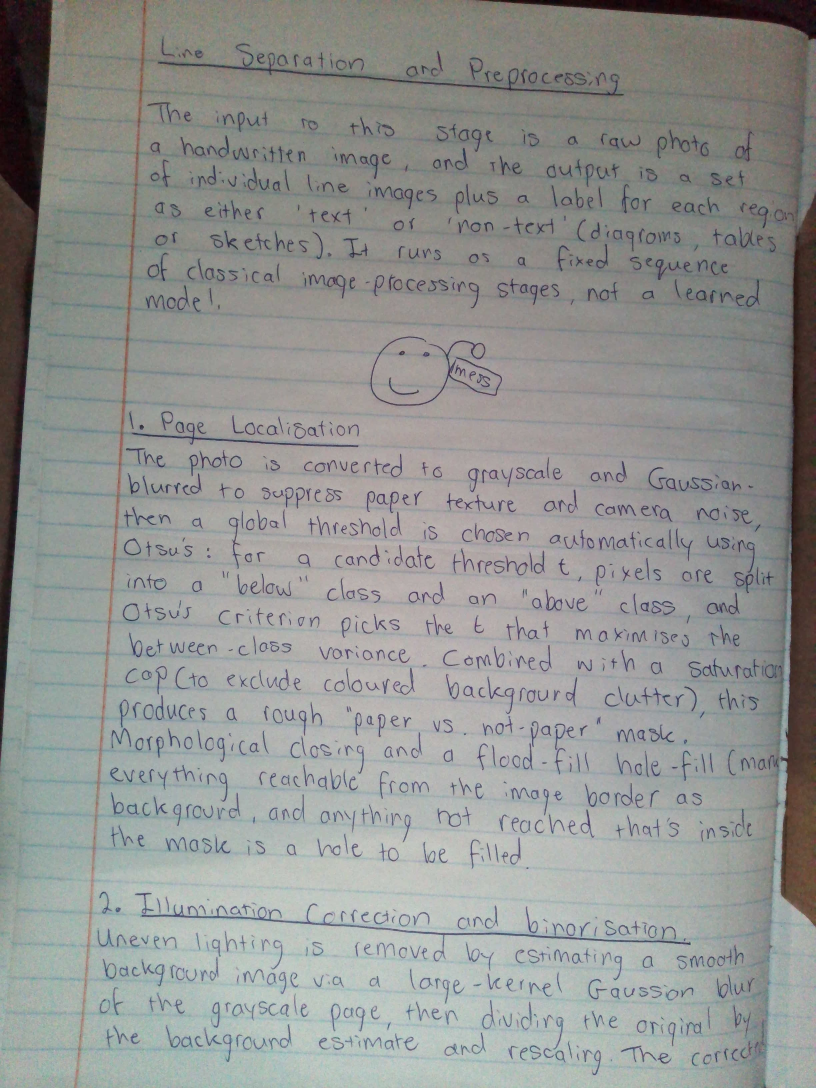
#> input picture Software/CNN/MyHandwriting/pages/page1.jpg, 2448 x 3264 px (shown at 1/3 size)
$ python SegmentVariants.py MyHandwriting/pages/page1.jpg MyHandwriting/pages/page2.jpg
#> lines starting #> are read from the running program, lines starting #| are printed output that depends on the picture; after the words box and inside, x2 and y2 are one past the last pixel; in counts of white or black regions, pixels touching at a corner belong together
"""Boundary-technique comparison on one page: same cleaning and line centres as SegmentLean.py, several
ways of finding the rough boundaries between lines. One overlay per technique; every piece of ink that a
boundary cuts through is painted magenta.

Usage: python SegmentVariants.py page.jpg outdir
"""
import sys
import time
from pathlib import Path

import numpy as np
from PIL import Image, ImageDraw


def _box(a, r):
    """Mean over a (2r+1)x(2r+1) window using an integral image."""
    p = np.pad(a, r, mode="edge").astype(np.float64)
    ii = np.pad(p.cumsum(0).cumsum(1), ((1, 0), (1, 0)))
    k = 2 * r + 1
    return (ii[k:, k:] - ii[:-k, k:] - ii[k:, :-k] + ii[:-k, :-k]) / (k * k)


def _any(m, r, axis):
    """True where any pixel within r along `axis` is set."""
    a = np.moveaxis(m.astype(np.int32), axis, 0)
    n = a.shape[0]
    c = np.cumsum(np.pad(a, [(r + 1, r)] + [(0, 0)] * (a.ndim - 1)), 0)
    return np.moveaxis((c[2 * r + 1:2 * r + 1 + n] - c[:n]) > 0, 0, axis)


def _long_runs(m, n, axis):
    """Pixels lying on a run of >= n consecutive set pixels along `axis`."""
    a = np.moveaxis(m.astype(np.int32), axis, 0)
    L = a.shape[0]
    if L < n:
        return np.zeros(m.shape, bool)
    c = np.cumsum(np.pad(a, [(1, 0)] + [(0, 0)] * (a.ndim - 1)), 0)
    hit = ((c[n:] - c[:-n]) == n).astype(np.int32)                    # run starts at i
    ch = np.cumsum(np.pad(hit, [(1, 0)] + [(0, 0)] * (a.ndim - 1)), 0)
    j = np.arange(L)
    lo, hi = np.maximum(0, j - n + 1), np.minimum(j, L - n)
    cov = ((ch[hi + 1] - ch[lo]) > 0) & (hi >= lo)[:, None] if a.ndim == 2 else None
    return np.moveaxis(cov, 0, axis)


def _otsu(v):
    h, _ = np.histogram(np.clip(v, 0, 1.2), bins=256, range=(0, 1.2))
    p = h / h.sum()
    w, m = np.cumsum(p), np.cumsum(p * np.arange(256))
    s = (m[-1] * w - m) ** 2 / np.maximum(w * (1 - w), 1e-12)
    return (int(np.argmax(s)) + 0.5) * 1.2 / 256


def _ink(gray):
    ratio = gray / np.maximum(_box(gray, 40), 1.0)
    mask = ratio < _otsu(ratio)
    solid = _box(mask.astype(np.float64), 4) > 0.999                 # 9x9 solid ink: binder interior, shadow
    return mask & ~(_box(solid.astype(np.float64), 3) > 0), ratio


def _pitch(mask):
    """Line spacing P from the autocorrelation of the row-ink profile; also the smoothed profile."""
    W = mask.shape[1]
    prof = mask[:, int(0.05 * W):int(0.97 * W)].sum(1).astype(float)
    k = np.exp(-0.5 * (np.arange(-12, 13) / 4.0) ** 2)
    sm = np.convolve(prof, k / k.sum(), "same")
    a = sm - sm.mean()
    ac = np.correlate(a, a, "full")[len(a) - 1:]
    seg = ac[15:min(200, len(ac) // 3)]
    P = 15 + next(i for i in range(1, len(seg) - 1)
                  if seg[i] >= 0.7 * seg.max() and seg[i] >= seg[i - 1] and seg[i] >= seg[i + 1])
    return P, sm


def _seam(cost, step=3):
    """Left-to-right minimum-cost path (row index per column), up to `step` rows per column."""
    h, W = cost.shape
    acc = cost.copy()
    back = np.zeros((h, W), np.int8)
    idx = np.arange(h)
    shifts = range(-step, step + 1)
    for x in range(1, W):
        p = acc[:, x - 1]
        cand = np.full((len(shifts), h), np.inf)
        for i, d in enumerate(shifts):
            if d < 0:
                cand[i, -d:] = p[:d] + 0.02 * abs(d)
            elif d > 0:
                cand[i, :-d] = p[d:] + 0.02 * d
            else:
                cand[i] = p
        j = cand.argmin(0)
        acc[:, x] += cand[j, idx]
        back[:, x] = j - step
    y = np.empty(W, int)
    y[-1] = acc[:, -1].argmin()
    for x in range(W - 1, 0, -1):
        y[x - 1] = y[x] + back[y[x], x]
    return y


def _label(mask):
    """8-connected component labelling (run based union-find) -> (labels, count)."""
    H, W = mask.shape
    lab = np.zeros((H, W), np.int32)
    parent = [0]

    def find(a):
        while parent[a] != a:
            parent[a] = parent[parent[a]]
            a = parent[a]
        return a

    prev = []
    for y in range(H):
        d = np.diff(np.r_[0, mask[y].view(np.int8), 0])
        cur, k = [], 0
        for a, b in zip(np.nonzero(d == 1)[0].tolist(), np.nonzero(d == -1)[0].tolist()):
            while k < len(prev) and prev[k][1] < a:
                k += 1
            l, kk = 0, k
            while kk < len(prev) and prev[kk][0] <= b:
                r = find(prev[kk][2])
                if l == 0:
                    l = r
                elif r != l:
                    parent[max(r, l)] = min(r, l)
                    l = min(r, l)
                kk += 1
            if l == 0:
                parent.append(len(parent))
                l = len(parent) - 1
            cur.append((a, b, l))
            lab[y, a:b] = l
        prev = cur
    roots = np.array([find(i) for i in range(len(parent))])
    _, comp = np.unique(roots, return_inverse=True)
    return comp[lab].astype(np.int32), int(comp.max())


def _paper(g, P):
    """Paper region of a photo: the largest bright area after the handwriting is blurred away, shrunk a little
    from its edge. Drops the clamp, the table, the page edge and its shadow. A photo with no dark surround
    (nothing clearly darker than the paper) keeps everything."""
    H, W = g.shape
    s = 4
    c = _box(g[:H // s * s, :W // s * s].reshape(H // s, s, W // s, s).mean((1, 3)), max(1, int(0.15 * P / s)))
    dark = c < 0.45 * np.median(c)                       # clearly darker than the typical paper
    if dark.mean() < 0.002:
        return np.ones((H, W), bool)
    lab, n = _label(~dark)
    big = np.kron(lab == np.bincount(lab.ravel())[1:].argmax() + 1, np.ones((s, s), bool))
    full = np.ones((H, W), bool)
    full[:big.shape[0], :big.shape[1]] = big
    r = int(0.4 * P)
    return ~_any(_any(~full, r, 0), r, 1)


def SegmentVariants(path, out):
#> called with path = 'MyHandwriting/pages/page1.jpg'
    t0 = time.time()
    full = Image.open(path).convert("L")
    half = full.resize((full.width // 2, full.height // 2), Image.BOX)

    # 1. deskew by the sharpest row profile
    mask, _ = _ink(np.asarray(half, dtype=np.float64))
#> in _ink, `ratio = gray / np.maximum(_box(gray, 40), 1.0)`:
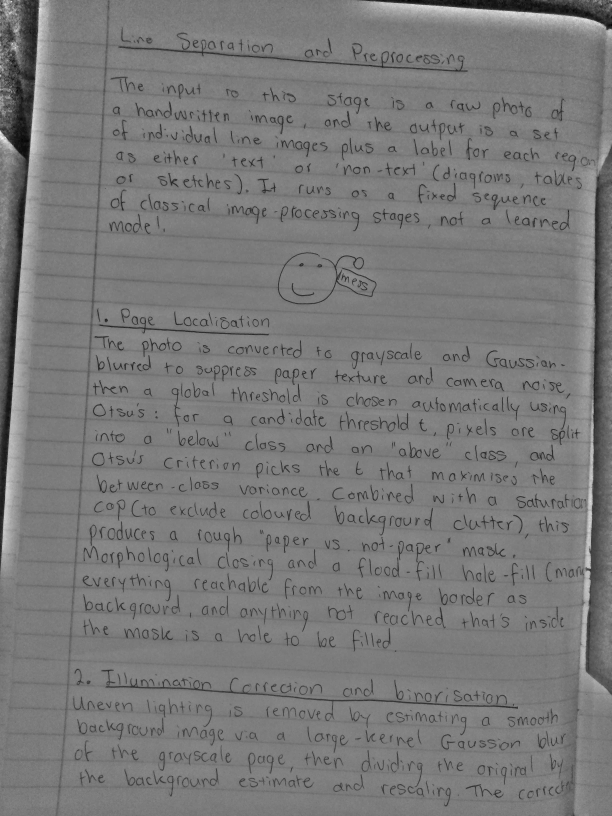
#> ratio: shape (1632, 1224) float64 (shown at 1/2 size); min 0.0822, max 2, mean 0.997; drawn with min black and max white
#> in _otsu, `h, _ = np.histogram(np.clip(v, 0, 1.2), bins=256, range=(0, 1.2))`: h = 256 values, max 88985 at index 219, min 0 at index 0, mean 7803
#> in _otsu, `p = h / h.sum()`: p = 256 values, max 0.0445 at index 219, min 0 at index 0, mean 0.00391
#> in _otsu, `w, m = np.cumsum(p), np.cumsum(p * np.arange(256))`: w = 256 values from 0 to 1; m = 256 values from 0 to 211.3
#> in _otsu, `s = (m[-1] * w - m) ** 2 / np.maximum(w * (1 - w), 1e-12)`: s = 256 values, max 651.9 at index 172, min 0 at index 0, mean 290
#> mask: shape (1632, 1224) bool; 5.5% white in thin lines or dots
    q = Image.fromarray(mask.astype(np.uint8) * 255).resize((half.width // 2, half.height // 2))
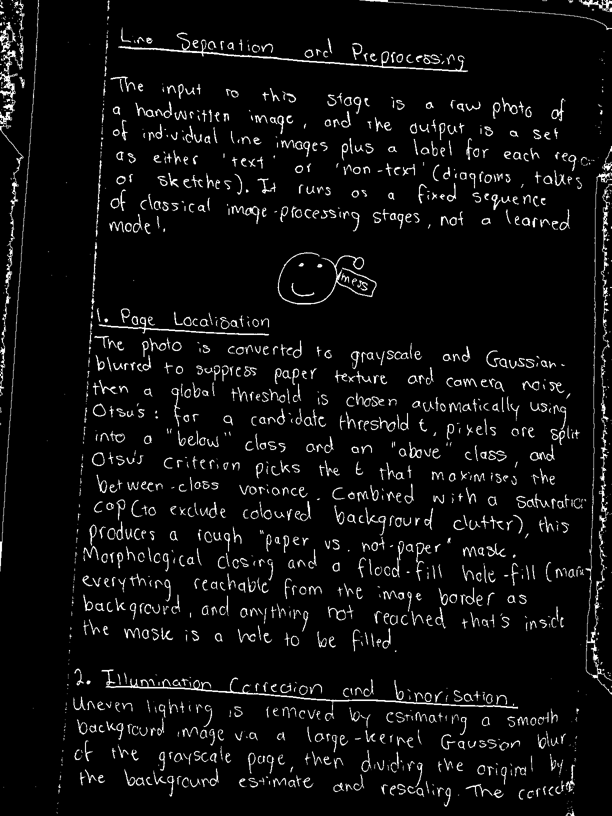
#> q: PIL image 612x816 L; min 0, max 255, mean 14.7
    best = max(np.arange(-4, 4.01, 0.5),
               key=lambda a: float((np.asarray(q.rotate(a)).sum(1).astype(float) ** 2).sum()))
#> best = 3
    full = full.rotate(best, Image.BILINEAR, fillcolor=255)
    half = half.rotate(best, Image.BILINEAR, fillcolor=255)
    g = np.asarray(half, dtype=np.float64)
    mask, ratio = _ink(g)
#> in _ink (call 2), `ratio = gray / np.maximum(_box(gray, 40), 1.0)`:
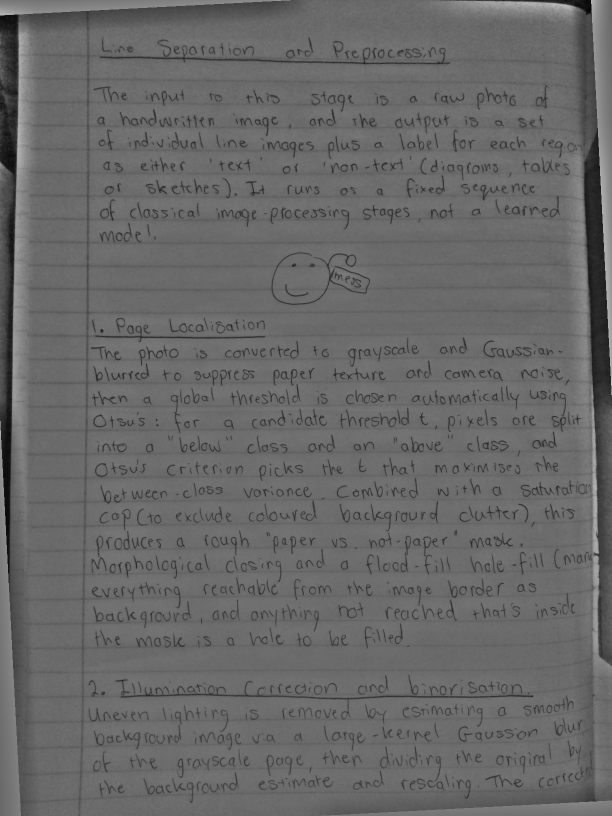
#> ratio: shape (1632, 1224) float64 (shown at 1/2 size); min 0.0319, max 2.38, mean 0.993; drawn with min black and max white
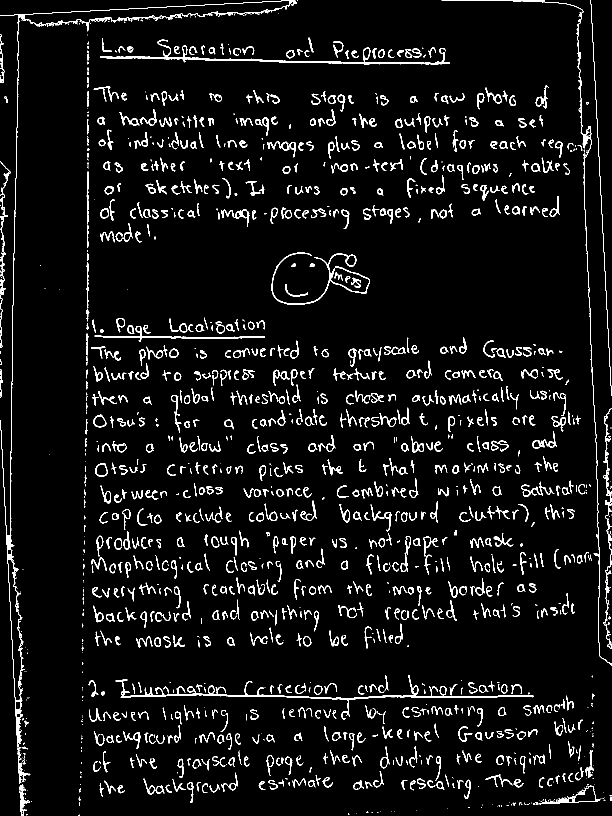
#> mask: shape (1632, 1224) bool (shown at 1/2 size); 5.8% white in thin lines or dots
    H, W = mask.shape

    # 2. long thin straight strokes are not handwriting: underlines, ruled-off lines, rules, binder edge
    P, _ = _pitch(mask)
#> in _pitch, `prof = mask[:, int(0.05 * W):int(0.97 * W)].sum(1).astype(float)`: prof = 1632 values, max 502 at index 1392, min 0 at index 1302, mean 65.83
#> in _pitch, `sm = np.convolve(prof, k / k.sum(), "same")`: sm = 1632 values, max 255.7 at index 1391, min 0.0169 at index 1313, mean 65.7
#> in _pitch, `a = sm - sm.mean()`: a = 1632 values, max 190 at index 1391, min -65.68 at index 1313, mean -1.11e-15
#> in _pitch, `ac = np.correlate(a, a, "full")[len(a) - 1:]`: ac = 1632 values, max 5233888.6 at index 0, min -2228816.1 at index 70, mean 1603.5
#> in _pitch, `seg = ac[15:min(200, len(ac) // 3)]`: seg = 185 values, max 2846429.2 at index 32, min -2228816.1 at index 55, mean 18807.8
#> in _pitch, `P = 15 + next(i for i in range(1, len(seg) - 1) if seg[i] >= 0.7 * seg..`: P = 47
#> P = 47
    paper = _paper(g, P)
#> after the loop in _label, `for y in range(H):`:
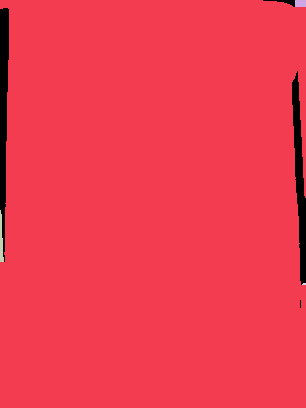
#> lab: shape (408, 306) int32; 5 distinct labels, from 0 to 4; one colour per label, 0 black
#> after the loop in _label, `for y in range(H):`: parent = [0, 1, 1, 1, 1]
#> in _paper, `lab, n = _label(~dark)`: n = 1
#> in _paper, `big = np.kron(lab == np.bincount(lab.ravel())[1:].argmax() + 1, np.one..`:
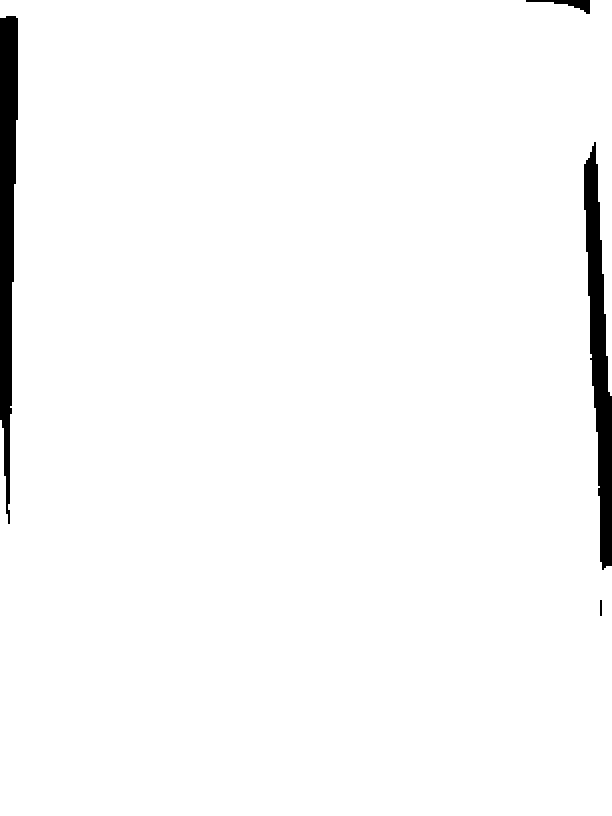
#> big: shape (1632, 1224) bool (shown at 1/2 size); 97.5% white; 4 black regions, box (x1, y1, x2, y2) and area: (0, 32, 36, 1048) 25616, (1168, 284, 1224, 1140) 23776, (1052, 0, 1180, 28) 1264, (1200, 1200, 1204, 1232) 128
#> in _paper, `r = int(0.4 * P)`: r = 18
#> in _any, `c = np.cumsum(np.pad(a, [(r + 1, r)] + [(0, 0)] * (a.ndim - 1)), 0)`:
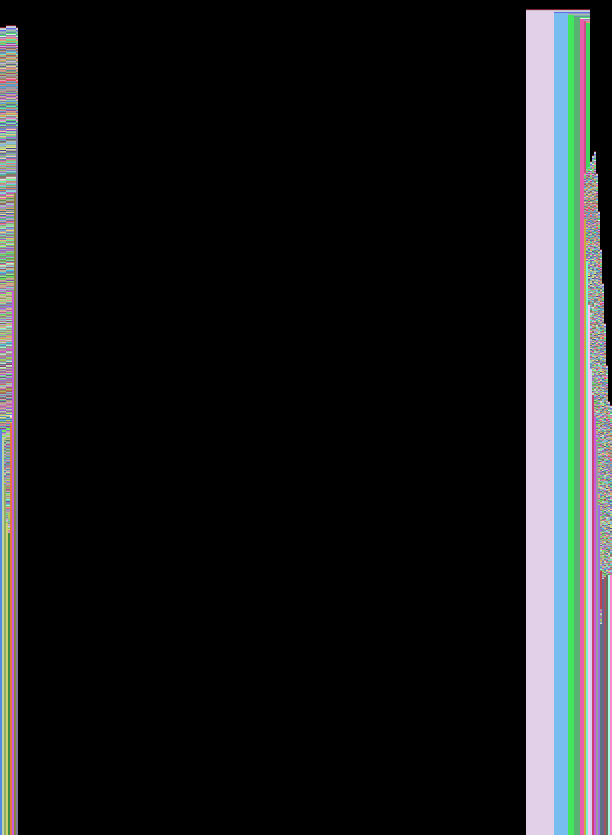
#> c: shape (1669, 1224) int64 (shown at 1/2 size); 1005 distinct labels, from 0 to 1004; one colour per label, 0 black
    paperRemoved = int((mask & ~paper).sum())
#> paperRemoved = 6804
    mask &= paper
    flat = _any(_long_runs(_any(mask, 1, 0), int(1.25 * P), 1), 1, 0) & mask          # tolerant of a slight tilt
    upright = _any(_long_runs(_any(mask, 1, 1), int(1.2 * P), 0), 1, 1) & mask
    removed = int((flat | upright).sum())
#> removed = 9774
    mask = mask & ~flat & ~upright

    # 2b. page-boundary artifacts: pieces on the left border, thin slivers on the right border or tall and thin, far left of the text
    rc = max(1, int(0.1 * P))
#> rc = 4
    dil = _any(_any(mask, rc, 0), rc, 1)
    closed = ~_any(_any(~dil, rc, 0), rc, 1)             # tiny pen-lift gaps joined
    lab, nc = _label(closed)
#> the loop in _label (call 2), `for y in range(H):` made 1632 passes
#> prev on passes 20, 21, 24: [(532, 536, 3), (549, 558, 1)], [(532, 557, 1)], [(433, 436, 4), (522, 544, 1), (556, 557, 1)]
#> nc = 483
    ys, xs = np.nonzero(mask)
    pl = lab[ys, xs]
    area = np.bincount(pl, minlength=nc + 1).astype(float)
#> area = 484 values, max 2041 at index 276, min 0 at index 0, mean 207.1
    top, bot = np.full(nc + 1, H), np.zeros(nc + 1, int)
#> top = 484 values from 1632 to 1632; bot = 484 values from 0 to 0
    xmin, xmax = np.full(nc + 1, W), np.zeros(nc + 1, int)
#> xmin = 484 values from 1224 to 1224; xmax = 484 values from 0 to 0
    np.minimum.at(top, pl, ys)
    np.maximum.at(bot, pl, ys)
    np.minimum.at(xmin, pl, xs)
    np.maximum.at(xmax, pl, xs)
    tall = (bot - top + 1) > 2.2 * P
    thin = (xmax - xmin + 1) <= 0.5 * P
    touchL, touchR = xmin <= 2, xmax >= W - 3
    letters = (area >= 0.065 * P * P) & ~tall
    xL = np.percentile(xmin[letters], 5)
#> xL = 187.6
    vbar = ((xmax - xmin + 1) <= 0.12 * P) & ((bot - top + 1) >= 1.2 * P)        # thin and taller than any letter
    drop = touchL | (touchR & thin) | (tall & thin) | vbar | (xmax < xL - 1.2 * P)     # edge, rule and fold slivers
    drop[0] = False
    nArtifacts = int(drop.sum())
#> nArtifacts = 17
    mask &= ~drop[lab]

    # 3. line spacing and centres
    P, sm = _pitch(mask)
#> sm = 1632 values, max 201.4 at index 424, min 0.0169 at index 1313, mean 59.4
    peaks = [i for i in range(1, H - 1) if sm[i] >= sm[i - 1] and sm[i] > sm[i + 1] and sm[i] > 0.06 * sm.max()]
#> peaks = 33 values from 37 to 1599
    centres = []
    for c in sorted(peaks, key=lambda i: -sm[i]):
        if all(abs(c - o) >= 0.6 * P for o in centres):
            centres.append(c)
#> this loop made 33 passes
#> c on passes 1 to 8: 424, 748, 795, 288, 703, 242, 1031, 984
#> after the loop, centres = 32 values, max 1599 at index 29, min 37 at index 26, mean 830
    centres.sort()


    # --- boundary techniques -----------------------------------------------------------------------------
    plain = _box(mask.astype(np.float64), 1) > 0

    def smear(mk, down, up):                                   # extend ink downward (dots) / upward (tails)
        r = mk.copy()
        for d in range(1, down + 1):
            r[d:] |= mk[:-d]
        for d in range(1, up + 1):
            r[:-d] |= mk[d:]
        return _box(r.astype(np.float64), 1) > 0

    down, up = int(0.25 * P), int(0.2 * P)
#> down = 11; up = 9
    variants = {
        "v0_baseline": (plain, 4.0, 3),
        "v1_dots_down": (smear(mask, down, 0), 4.0, 3),
        "v2_tails_up": (smear(mask, 0, up), 4.0, 3),
        "v3_both": (smear(mask, down, up), 4.0, 3),
        "v4_strong_ink": (plain, 12.0, 4),
        "v5_both_strong": (smear(mask, down, up), 12.0, 4),
    }
    ys, xs = np.nonzero(mask)
    pl = lab[ys, xs]
    Y = np.arange(H)[:, None]
    base = Image.fromarray(np.clip(ratio * 255, 0, 255).astype(np.uint8)).convert("RGB")
    out.mkdir(parents=True, exist_ok=True)
    print("%-16s %8s %12s %14s %8s" % ("variant", "seconds", "ink on path", "cut pieces", "cut px"))
    for name, (cost_ink, weight, step) in variants.items():
        t1 = time.time()
        cuts = [np.full(W, max(0, centres[0] - int(0.75 * P)))]
        for c0, c1 in zip(centres, centres[1:]):
            yy = np.arange(c0, c1 + 1)[:, None]
            mid, half_w = (c0 + c1) / 2.0, max(1.0, (c1 - c0) / 2.0)
            cuts.append(c0 + _seam(weight * cost_ink[c0:c1 + 1].astype(np.float64) + 0.05 * ((yy - mid) / half_w) ** 2, step))
        cuts.append(np.full(W, min(H - 1, centres[-1] + int(0.75 * P))))
        L = len(cuts) - 1
        region = sum((Y >= cuts[n][None, :]).astype(np.int16) for n in range(1, L))
        rp = region[ys, xs]
        cnt = np.bincount(pl * L + rp, minlength=(lab.max() + 1) * L).reshape(-1, L)
        srt = np.sort(cnt, 1)
        cutPiece = srt[:, -2] >= 8                              # a piece with >= 8 px on a second line's side
        onPath = sum(int(mask[np.clip(c, 0, H - 1), np.arange(W)].sum()) for c in cuts[1:-1])
        img = np.asarray(base).copy()
        bad = cutPiece[pl]
        img[ys[bad], xs[bad]] = (255, 0, 255)                   # ink of pieces that the boundaries cut through
        ov = Image.fromarray(img)
        d = ImageDraw.Draw(ov)
        for n, cu in enumerate(cuts):
            d.line(list(zip(range(W), cu.tolist())), fill=(255, 0, 0) if n % 2 else (0, 140, 255), width=1)
        ov.save(out / (name + "_overlay.png"))
        print("%-16s %8.1f %12d %14d %8d" % (name, time.time() - t1, onPath, int(cutPiece.sum()), int((srt[:, -2][cutPiece]).sum())))
#> this loop made 6 passes
#> (name, weight, step, onPath) on passes 1 to 6: ('v0_baseline', 4, 3, 17), ('v1_dots_down', 4, 3, 83), ('v2_tails_up', 4, 3, 57), ('v3_both', 4, 3, 142), ('v4_strong_ink', 12, 4, 12), ('v5_both_strong', 12, 4, 143)


if __name__ == "__main__":
    SegmentVariants(sys.argv[1], Path(sys.argv[2]))
